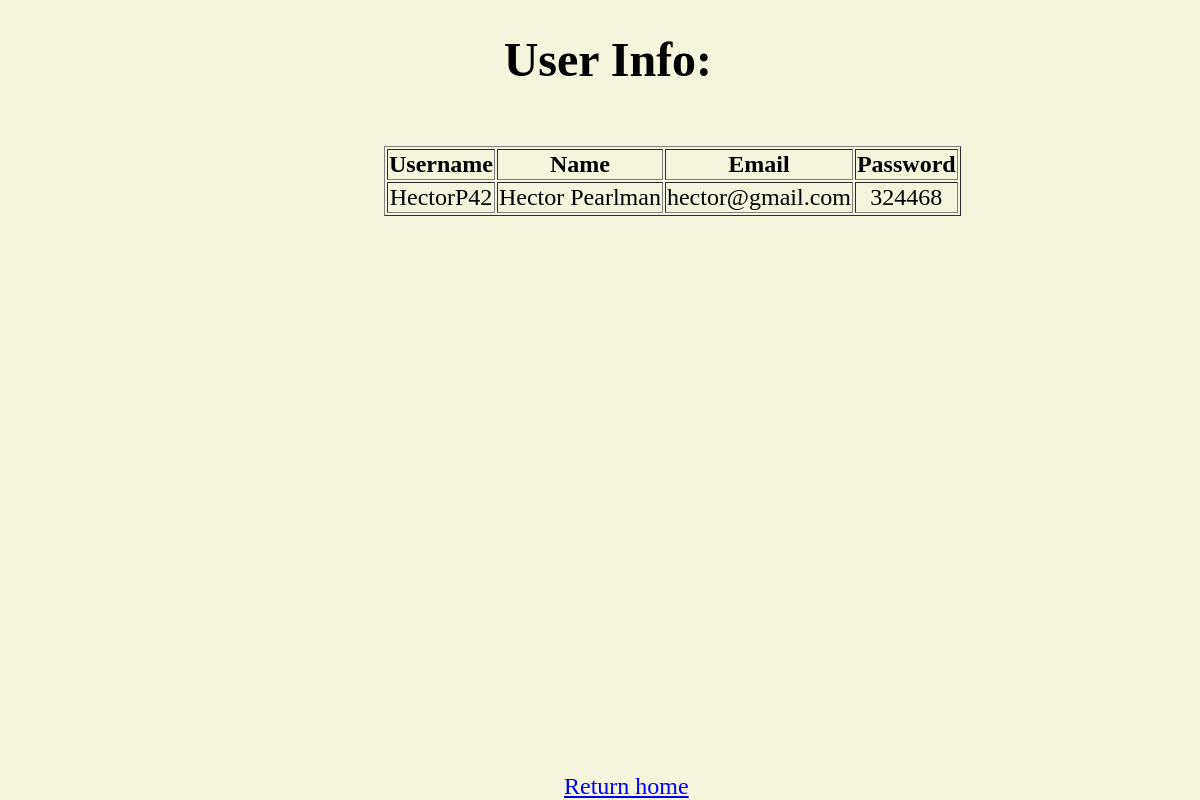
The page /userinfo (signed in) on the database its author committed.
### tables this page shows
CREATE TABLE users (
    username        varchar(50) not null PRIMARY KEY,
    password        varchar(50) not null,
    name            varchar(50) not null,
    email           varchar(50) not null
);

### main.py (the view)
@app.route('/userinfo', methods=['GET', 'POST'])
def userinfo():
  connection = sqlite3.connect("myDatabase.db")
  connection.row_factory = sqlite3.Row
  cursor = connection.cursor()
  cursor.execute("SELECT * FROM users WHERE username = ?", (session['user'],))
  values = cursor.fetchone()
  connection.commit()
  connection.close()
  return render_template('userinfo.html', values = values)

### templates/userinfo.html (shortened to what this page needs)
<!DOCTYPE html>
<html lang="en">
<head>
    <link rel="stylesheet" href="static/styles/default.css">
</head>
<body>
    <h1>User Info:</h1>
    <br>
    <table border="1">
        <tr>
            <th>Username</th>
            <th>Name</th>
            <th>Email</th>
            <th>Password</th>
        </tr>
        <tr>
            <td>{{ values['username'] }}</td>
            <td>{{ values['name'] }}</td>
            <td>{{ values['email'] }}</td>
            <td>{{ values['password'] }}</td>
        </tr>
        </table>
</body>
<br>
<div><a href="/home">Return home</a></div>
</html>

### static/styles/default.css (style rules this page uses)
h1 { text-align: left; margin-left:21%; }
body { background-color: beige; text-align: center; align-items: center; font-size: x-large; margin-left: 32%; text-indent: -50px; }
div { position: absolute; bottom: 0; text-indent: 180px; }

### rows shown on the page
users: username "HectorP42", name "Hector Pearlman", email "hector@gmail.com", password "324468"
